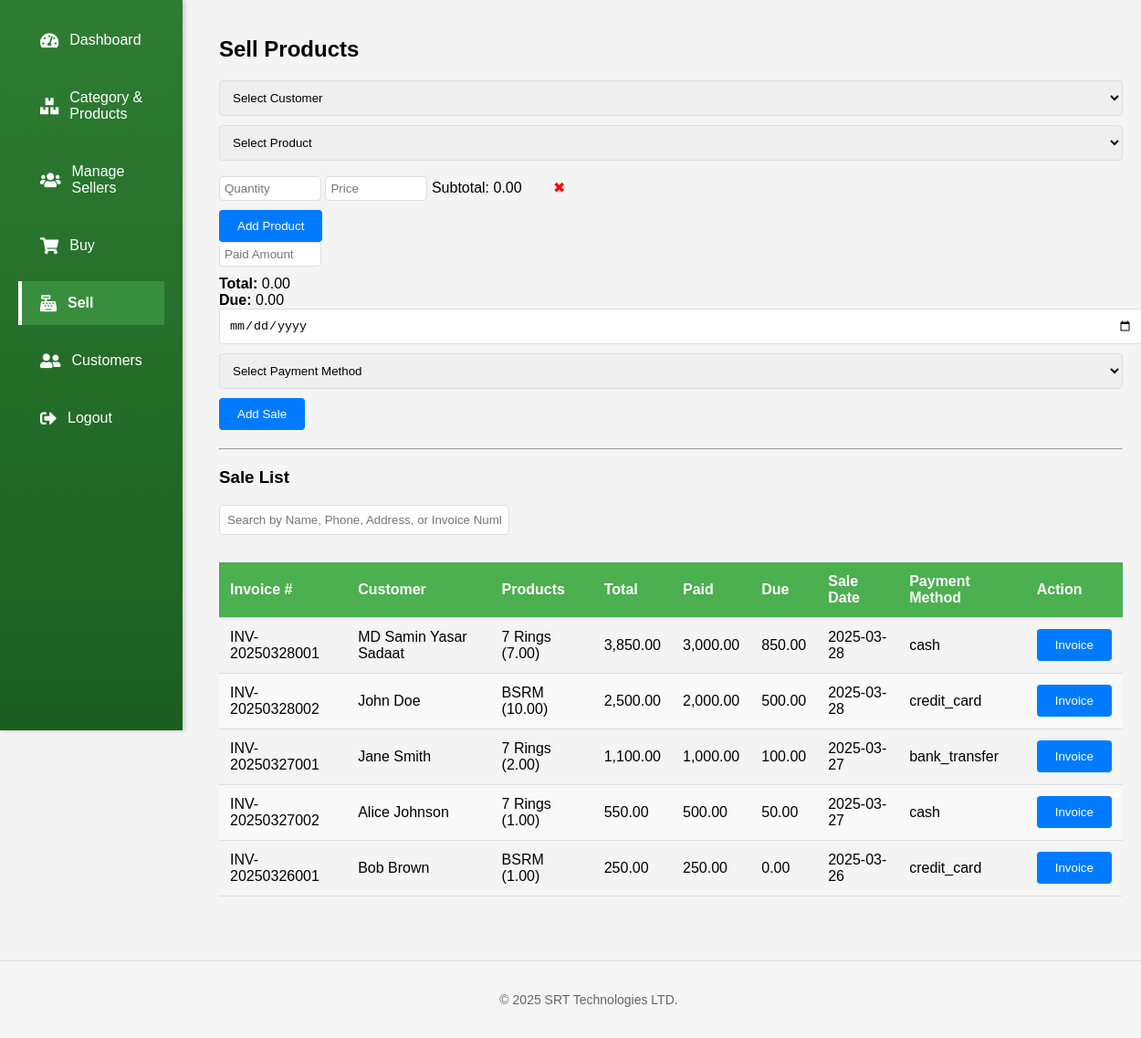
The app's page /pages/sell.php (signed in) with its own data.
### tables this page shows
CREATE TABLE sales (
    id INT AUTO_INCREMENT PRIMARY KEY,
    customer_id INT,
    sale_date DATE NOT NULL,
    invoice_number VARCHAR(255) NOT NULL UNIQUE,
    payment_method VARCHAR(50) NOT NULL,
    total DECIMAL(10, 2) NOT NULL CHECK (total >= 0),
    paid DECIMAL(10, 2) NOT NULL CHECK (paid >= 0),
    due DECIMAL(10, 2) NOT NULL CHECK (due >= 0),
    created_at TIMESTAMP DEFAULT CURRENT_TIMESTAMP,
    FOREIGN KEY (customer_id) REFERENCES customers(id) ON DELETE SET NULL,
    INDEX idx_invoice_number (invoice_number)  
);

CREATE TABLE customers (
    id INT AUTO_INCREMENT PRIMARY KEY,
    name VARCHAR(255) NOT NULL,
    phone VARCHAR(20),  
    address TEXT,
    created_at TIMESTAMP DEFAULT CURRENT_TIMESTAMP,
    INDEX idx_name (name),  
    INDEX idx_phone (phone),  
    FULLTEXT idx_address (address)  
);

CREATE TABLE sale_items (
    id INT AUTO_INCREMENT PRIMARY KEY,
    sale_id INT,
    product_id INT,
    quantity DECIMAL(10, 2) NOT NULL CHECK (quantity > 0),  
    price DECIMAL(10, 2) NOT NULL CHECK (price >= 0),
    subtotal DECIMAL(10, 2) NOT NULL CHECK (subtotal >= 0),
    created_at TIMESTAMP DEFAULT CURRENT_TIMESTAMP,
    FOREIGN KEY (sale_id) REFERENCES sales(id) ON DELETE CASCADE,
    FOREIGN KEY (product_id) REFERENCES products(id) ON DELETE CASCADE,
    INDEX idx_sale_id (sale_id),  
    INDEX idx_product_id (product_id)  
);

CREATE TABLE products (
    id INT AUTO_INCREMENT PRIMARY KEY,
    category_id INT,
    name VARCHAR(255) NOT NULL,
    price DECIMAL(10, 2) NOT NULL,
    quantity INT NOT NULL CHECK (quantity >= 0),  
    unit VARCHAR(50),
    brand_name VARCHAR(255),  
    type VARCHAR(50) NOT NULL DEFAULT '',  
    created_at TIMESTAMP DEFAULT CURRENT_TIMESTAMP,
    FOREIGN KEY (category_id) REFERENCES categories(id) ON DELETE SET NULL,
     
    UNIQUE KEY uk_products (name, category_id, unit, price, brand_name, type)
);

### pages/sell.php (the view, shortened to what this page needs)
<?php
include '../includes/header.php';
include '../includes/sidebar.php';
$stmt_sales = $conn->prepare("SELECT sales.*, customers.name as customer_name, customers.phone as customer_phone, customers.address as customer_address
        FROM sales
        LEFT JOIN customers ON sales.customer_id = customers.id
        ORDER BY sales.sale_date DESC");
$stmt_sales->execute();
$salesResult = $stmt_sales->get_result();
$stmt_sale_items = $conn->prepare("SELECT sale_items.*, products.name as product_name FROM sale_items LEFT JOIN products ON sale_items.product_id = products.id");
$stmt_sale_items->execute();
$saleItemsResult = $stmt_sale_items->get_result();
?>
<h2>Sell Products</h2>
<form method="post">
    <select name="customer_id" id="customer_id" required onchange="fetchPreviousDue(this.value)">
        <option value="">Select Customer</option>
    </select><br>
    <div id="product_list">
        <div class="product_item">
            <select name="product_id[]" required>
                <option value="">Select Product</option>
            </select>
            <input type="number" name="quantity[]" placeholder="Quantity" min="0" step="0.01" required oninput="validateInput(this); calculateTotal()">
            <input type="number" name="price[]" placeholder="Price" min="0" step="0.01" required oninput="validateInput(this); calculateTotal()">
            <span>Subtotal: <span class="subtotal">0.00</span></span>
            <button type="button" class="remove_product" onclick="removeProduct(this)">✖</button><br>
        </div>
    </div>
    <button type="button" id="add_product">Add Product</button><br>
    <input type="number" name="paid" id="paid" placeholder="Paid Amount" min="0" step="0.01" required oninput="validateInput(this); calculateDue()"><br>
    <strong>Total:</strong> <span id="total">0.00</span><br>
    <strong>Due:</strong> <span id="due">0.00</span><br>
    <input type="date" name="sale_date" required><br>
    <select name="payment_method" required>
        <option value="">Select Payment Method</option>
    </select><br>
    <button type="submit" name="add_sale">Add Sale</button>
</form>
<hr>
<h3>Sale List</h3>
<div class="search-container">
    <input type="text" id="search_input" placeholder="Search by Name, Phone, Address, or Invoice Number" oninput="searchSales()">
</div>
<table id="sales_table">
    <thead>
        <tr>
            <th>Invoice #</th>
            <th>Customer</th>
            <th>Products</th>
            <th>Total</th>
            <th>Paid</th>
            <th>Due</th>
            <th>Sale Date</th>
            <th>Payment Method</th>
            <th>Action</th>
        </tr>
    </thead>
    <tbody id="sales_table_body">
        <?php
        if ($salesResult->num_rows > 0) {
            while ($saleRow = $salesResult->fetch_assoc()) {
                echo "<tr>";
                echo "<td>" . htmlspecialchars($saleRow['invoice_number']) . "</td>";
                echo "<td>" . htmlspecialchars($saleRow['customer_name']) . "</td>";
                echo "<td>";
                $sale_id = $saleRow['id'];
                $saleItemsResult->data_seek(0);
                while ($saleItemRow = $saleItemsResult->fetch_assoc()) {
                    if ($saleItemRow['sale_id'] == $sale_id) {
                        echo htmlspecialchars($saleItemRow['product_name']) . " (" . $saleItemRow['quantity'] . ")<br>";
                    }
                }
                echo "</td>";
                echo "<td>" . number_format($saleRow['total'], 2) . "</td>";
                echo "<td>" . number_format($saleRow['paid'], 2) . "</td>";
                echo "<td>" . number_format($saleRow['due'], 2) . "</td>";
                echo "<td>" . htmlspecialchars($saleRow['sale_date']) . "</td>";
                echo "<td>" . htmlspecialchars($saleRow['payment_method']) . "</td>";
                echo "<td>";
                echo "<button onclick=\"generateInvoice('" . htmlspecialchars($saleRow['invoice_number']) . "')\">Invoice</button>";
                echo "</td>";
                echo "</tr>";
            }
        } else {
            echo "<tr><td colspan='9'>No sales found</td></tr>";
        }
        ?>
    </tbody>
</table>
<?php
include '../includes/footer.php';
?>

### assets/css/style.css (style rules this page uses)
body { font-family: Arial, sans-serif; margin: 0; padding: 0; background-color: #f4f4f4; }
table { width: 100%; border-collapse: collapse; margin-bottom: 20px; }
th, td { padding: 8px; border-bottom: 1px solid #ddd; }
th { background-color: #f0f0f0; }
form { margin-bottom: 20px; }
input[type="text"], input[type="number"], input[type="date"], select, textarea { width: 100%; padding: 10px; margin-bottom: 10px; border: 1px solid #ddd; border-radius: 4px; }
button { padding: 10px 20px; background-color: #007bff; color: white; border: none; border-radius: 4px; cursor: pointer; }

### pages/sell.php (style rules this page uses)
.remove_product { margin-left: 10px; color: red; border: none; background: none; cursor: pointer; font-size: 16px; }
input[type="number"] { width: 100px; padding: 5px; }
.search-container { margin-bottom: 20px; }
.search-container input { padding: 8px; border: 1px solid #ddd; border-radius: 4px; width: 300px; }
table { width: 100%; border-collapse: collapse; margin-bottom: 30px; }
th, td { padding: 12px; text-align: left; border-bottom: 1px solid #ddd; }
th { background-color: #4CAF50; color: white; }
tr:nth-child(even) { background-color: #f9f9f9; }

### records on screen
sales: invoice_number "INV-20250328001", customer.name "MD Samin Yasar Sadaat", total "3,850.00", paid "3,000.00", due "850.00", sale_date "2025-03-28", payment_method "cash"
sale_items: product.name "7 Rings", quantity "7.00"
sales: invoice_number "INV-20250328002", customer.name "John Doe", total "2,500.00", paid "2,000.00", due "500.00", sale_date "2025-03-28", payment_method "credit_card"
sale_items: product.name "BSRM", quantity "10.00"
sales: invoice_number "INV-20250327001", customer.name "Jane Smith", total "1,100.00", paid "1,000.00", due "100.00", sale_date "2025-03-27", payment_method "bank_transfer"
sale_items: product.name "7 Rings", quantity "2.00"
sales: invoice_number "INV-20250327002", customer.name "Alice Johnson", total "550.00", paid "500.00", due "50.00", sale_date "2025-03-27", payment_method "cash"
sale_items: product.name "7 Rings", quantity "1.00"
sales: invoice_number "INV-20250326001", customer.name "Bob Brown", total "250.00", paid "250.00", due "0.00", sale_date "2025-03-26", payment_method "credit_card"
sale_items: product.name "BSRM", quantity "1.00"
